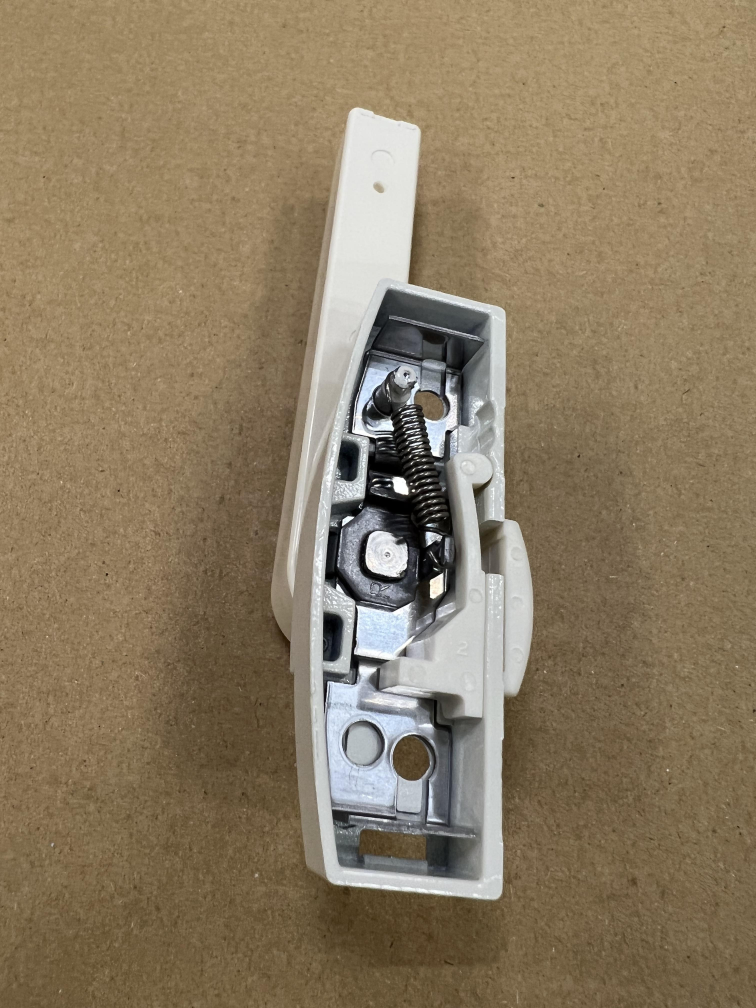
#> input picture cv_tanatyo/train/000/5.jpg, 3024 x 4032 px (shown at 1/4 size); its folder holds only this picture in this run
$ python make_cv_data.py
#> lines starting #> are read from the running program, lines starting #| are printed output that depends on the picture
#https://intellectual-curiosity.tokyo/2019/07/02/%E3%82%AA%E3%83%AA%E3%82%B8%E3%83%8A%E3%83%AB%E3%81%AE%E7%94%BB%E5%83%8F%E3%81%8B%E3%82%89%E3%83%87%E3%83%BC%E3%82%BF%E3%82%BB%E3%83%83%E3%83%88%E3%82%92%E4%BD%9C%E6%88%90%E3%81%99%E3%82%8B%E6%96%B9/
import numpy as np
import matplotlib.pyplot as plt
import os
import cv2
import random
from matplotlib import cm
DATADIR = "../train"
CATEGORIES = ["000", "001"]
DIM=(4032, 3024, 3)
def print_one():
    for category in CATEGORIES:
        path = os.path.join(DATADIR, category)
        for image_name in os.listdir(path):
            img_array = cv2.imread(os.path.join(path, image_name), )
#> img_array is the input picture: shape (4032, 3024, 3); mean B, G, R 97.6, 123.1, 139.4
            img_array = cv2.cvtColor(img_array, cv2.COLOR_BGR2RGB)

            plt.imshow(img_array, cmap='gray')
            plt.savefig("./outputs/one_pic.pdf")

            break
        break

    print(img_array.shape)#(4032, 3024, 3)
#| (4032, 3024, 3)
    print(img_array)
#> (printed output is left out)
IMG_SIZE = 50
training_data = []

def create_training_data():
    for class_num, category in enumerate(CATEGORIES):
        path = os.path.join(DATADIR, category)
        for image_name in os.listdir(path):
            try:
                img_array = cv2.imread(os.path.join(path, image_name), cv2.IMREAD_GRAYSCALE)  # 画像読み込み
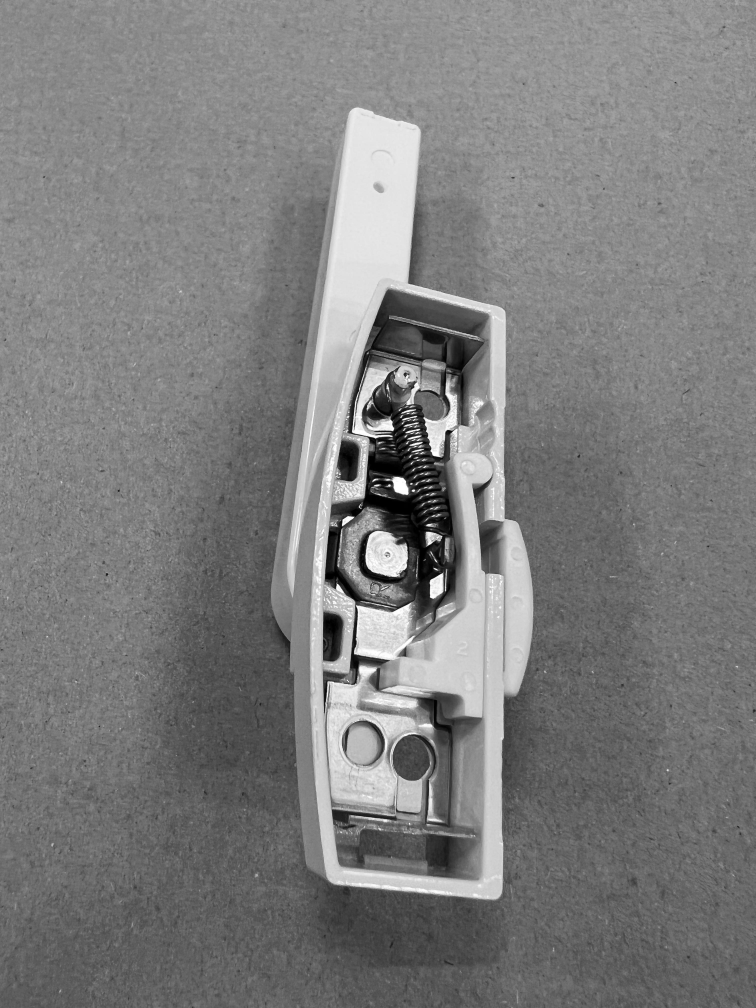
#> img_array: shape (4032, 3024) (shown at 1/4 size); min 0, max 255, mean 125
                img_resize_array = cv2.resize(img_array, (IMG_SIZE, IMG_SIZE))  # 画像のリサイズ
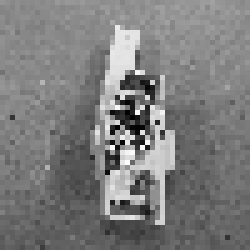
#> img_resize_array: shape (50, 50) (shown 5 times larger); min 2, max 254, mean 124.1
                training_data.append([img_resize_array, class_num])  # 画像データ、ラベル情報を追加
            except Exception as e:
                pass

        random.shuffle(training_data)  # データをシャッフル
        X_train = []  # 画像データ
        y_train = []  # ラベル情報
        # データセット作成
        for feature, label in training_data:
            X_train.append(feature)
            y_train.append(label)
#> this loop made 1 pass
#> label on pass 1: 0
#> after the loop, X_train = 1 item; y_train = [0]
        # numpy配列に変換
        X_train = np.array(X_train)
        y_train = np.array(y_train)
        # データセットの確認
        for i in range(0, 4):
            print("学習データのラベル：", y_train[i])
            plt.subplot(2, 2, i+1)
            plt.axis('off')
            plt.title(y_train[i])
            plt.imshow(X_train[i], cmap='gray')
#> this loop made 2 passes
#| 学習データのラベル： 0
        plt.savefig("./outputs/train_{}.pdf".format(category))


# [68 lines left out: functions koyuti, bubunkukanhou, not called in this run]

if __name__=="__main__":
    print_one()
#> (the run stopped early here; a loop or call above may not have finished)
